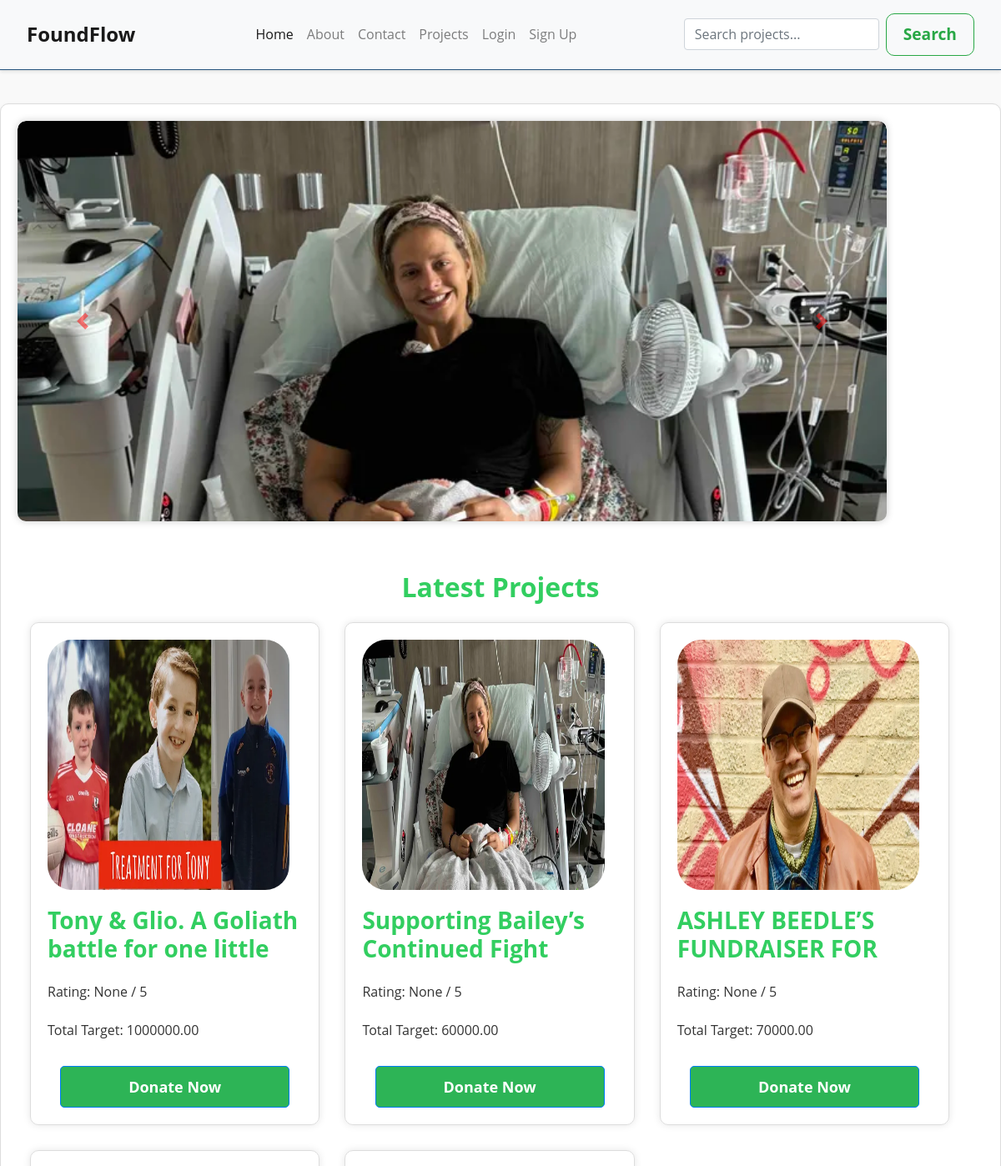
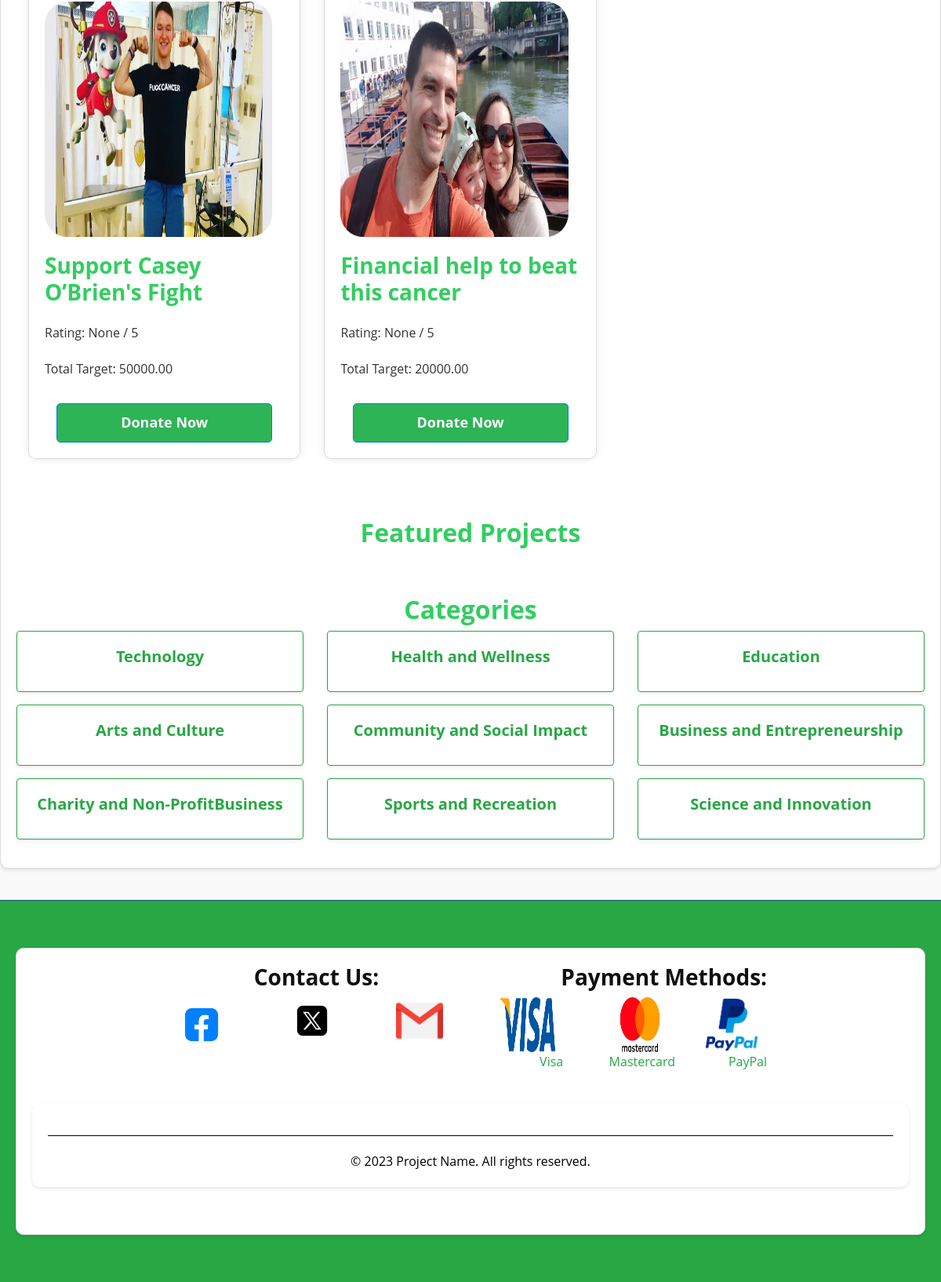
The app's page /founding/ with its own data (2 pictures, top to bottom).
### founding/models.py (models this page shows, shortened)
class Project(models.Model):
    title = models.CharField(max_length=200)
    details = models.TextField()
    category = models.ForeignKey(Category, on_delete=models.CASCADE, default=1)
    pictures = models.ImageField(upload_to='project_images/', blank=True, null=True)
    total_target = models.DecimalField(max_digits=10, decimal_places=2)
    current_amount = models.IntegerField(default=0)
    tags = models.CharField(max_length=200, help_text="Comma-separated tags")
    start_time = models.DateTimeField(default=timezone.now)
    end_time = models.DateTimeField()
    is_active = models.BooleanField(default=True)

class Category(models.Model):
    name = models.CharField(max_length=100)

### founding/views.py (the view)
# urls.py: 2. Add a URL to urlpatterns:  path('', views.home, name='home')
def home(request):
    ratings = Rating.objects.values('project_id').annotate(total_rating=Avg('rating')).order_by('-total_rating')
    highest_rated_projects = Project.objects.filter(id__in=[rating['project_id'] for rating in ratings[:5]], is_active=True)
    latest_projects = Project.objects.all().order_by('-start_time')[:5]
    for project in latest_projects:
        project.avg_rating = project.ratings.all().aggregate(Avg('rating'))['rating__avg']
    categories = Category.objects.all()
    return render(request, 'founding/home.html', {
        'highest_rated_projects': highest_rated_projects,
        'latest_projects': latest_projects,
        'categories': categories,
    })

### founding/templates/founding/home.html (shortened to what this page needs)
{% extends "base.html" %}
{% block maincontant %}
<div id="slider" class="carousel slide" data-ride="carousel">
  <div class="carousel-inner">
    {% for project in latest_projects %}
      <div class="carousel-item {% if forloop.first %}active{% endif %}">
        <img src="{{ project.pictures.url }}" alt="{{ project.title }}" width="200" height="150">
      </div>
    {% endfor %}
  </div>
  <a class="carousel-control-prev" href="#slider" role="button" data-slide="prev">
    <span class="carousel-control-prev-icon" aria-hidden="true"></span>
  </a>
  <a class="carousel-control-next" href="#slider" role="button" data-slide="next">
    <span class="carousel-control-next-icon" aria-hidden="true"></span>
  </a>
</div>
  <h2 class="header">Latest Projects</h2>
<div class="project-cards">
  {% for project in latest_projects %}
    <div class="project-card">
      <img src="{{ project.pictures.url }}" alt="{{ project.title }}" width="100" height="100">
      <div class="project-info">
        <h3>{{ project.title }}</h3>
        <p>Rating: {{ project.avg_rating }} / 5</p>
        <p>Total Target: {{ project.total_target }}</p>
        <a href="{% url 'project_detail' project.id %}" class="butn btn btn-primary">Donate Now</a>
      </div>
    </div>
  {% endfor %}
</div>
  <h2 class="header">Featured Projects</h2>
  <h2 class="header">Categories</h2>
  <div class="row">
    {% for category in categories %}
      <div class="col-md-4 mb-3">
        <div class="card border-success shadow-sm">
          <div class="card-body text-center">
            <h5 class="card-title text-success">{{ category.name }}</h5>
          </div>
        </div>
      </div>
    {% endfor %}
  </div>
{% endblock maincontant %}

### static/css/style.css (style rules this page uses)
* { box-sizing: border-box; margin: 0; padding: 0; }
body { font-family: 'Open Sans', sans-serif; line-height: 1.6; color: #333; background-color: #f9f9f9; }
h1, h2, h3, h4, h5, h6 { font-weight: bold; color: #32ce60; }
a { text-decoration: none; color: #337ab7; }
#slider { width: 90%; height: 60vh; overflow: hidden; padding: 0; margin: 0; display: flex; justify-content: center; }
.slide { width: 90%; height: 100%; display: flex; flex-direction: column; align-items: center; justify-content: center; margin: 0 10px; border-radius: 10px; box-shadow: 0 0 10px rgba(0, 0, 0, 0.2); }
.slide img { width: 100%; height: 90%; object-fit: cover; border-radius: 10px 10px 0 0; }
.header { margin-top: 60px; text-align: center; }
.project-cards { display: flex; flex-wrap: wrap; justify-content: start; }
.project-card { display: flex; flex-direction: column; padding: 20px; margin: 15px; border: 1px solid #ddd; border-radius: 10px; box-shadow: 0 0 10px rgba(0, 0, 0, 0.1); width: 30%; }
.project-card img { width: 95%; height: 300px; border-radius: 10%; margin-bottom: 10px; }
.project-info { display: flex; flex-direction: column; align-items: start; text-overflow: ellipsis; }
.project-info h3 { margin-bottom: 10px; height: 80px; padding: 10px 0px; overflow:hidden; text-overflow:ellipsis; }
.project-info p { margin: 10px 0px; }
.project-info > .butn { text-decoration: none; background-color: #2db456; color: #fff; border-radius: 5px; transition: 0.3s; width: 90%; height: 50px; margin: auto; margin-top: 20px; text-decoration: double; display: flex; justify-content: center; align-items: center; font-weight: bold; font-size: large; }
.btn { border-radius: 10px; padding: 10px 20px; font-size: 1.2rem; font-weight: bold; transition: background-color 0.2s ease; }

### records on screen
Project: pictures (picture), title "Supporting Bailey’s Continued Fight", avg_rating "None", total_target "60000.00"
Project: pictures (picture), title "Tony & Glio. A Goliath battle for one little…", avg_rating "None", total_target "1000000.00"
Project: pictures (picture), title "ASHLEY BEEDLE’S FUNDRAISER FOR…", avg_rating "None", total_target "70000.00"
Project: pictures (picture), title "Support Casey O’Brien's Fight…", avg_rating "None", total_target "50000.00"
Project: pictures (picture), title "Financial help to beat this cancer", avg_rating "None", total_target "20000.00"
Category: name "Technology"
Category: name "Health and Wellness"
Category: name "Education"
Category: name "Arts and Culture"
Category: name "Community and Social Impact"
Category: name "Business and Entrepreneurship"
Category: name "Charity and Non-ProfitBusiness"
Category: name "Sports and Recreation"
Category: name "Science and Innovation"
